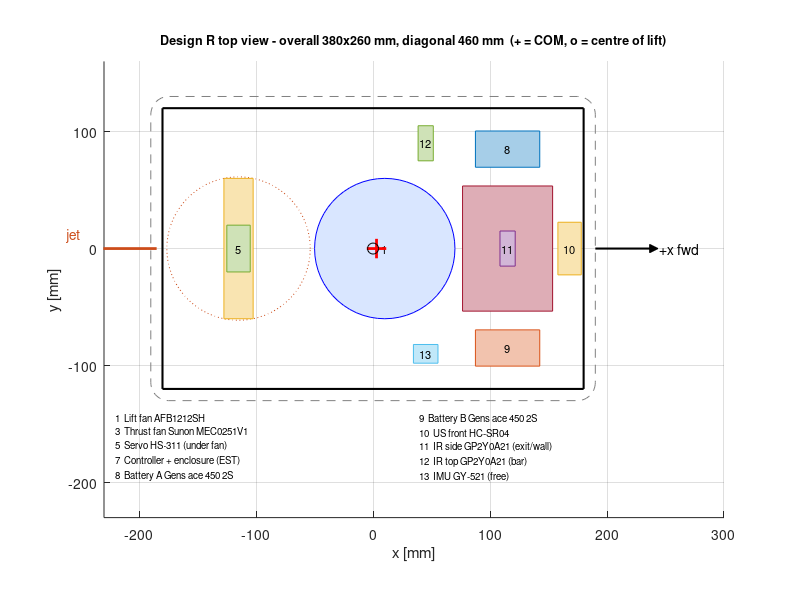
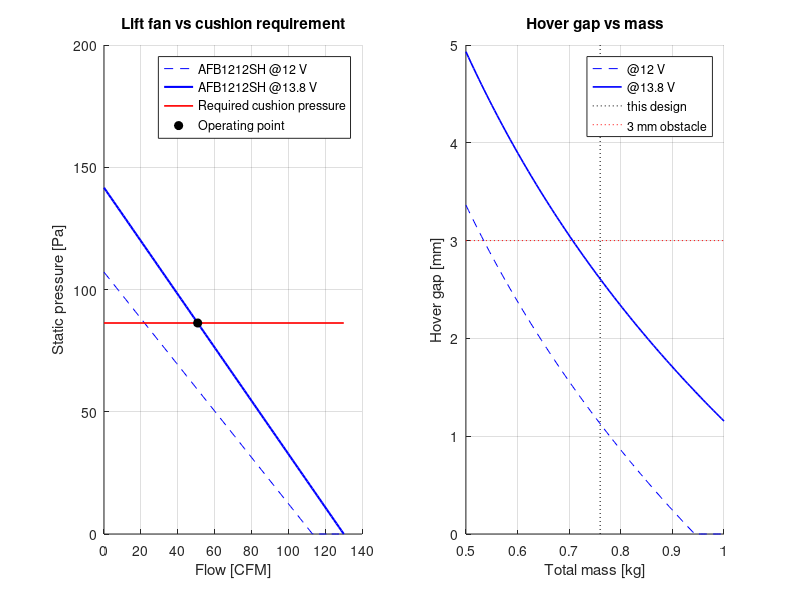
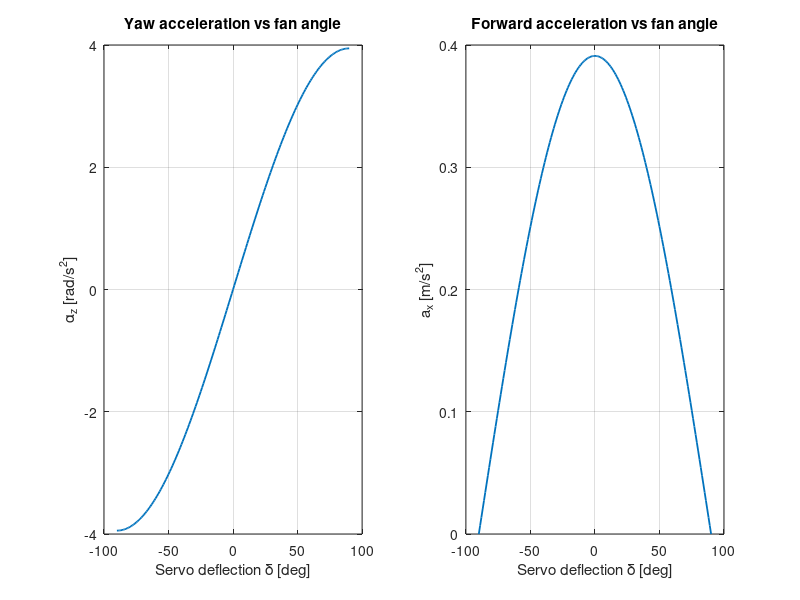
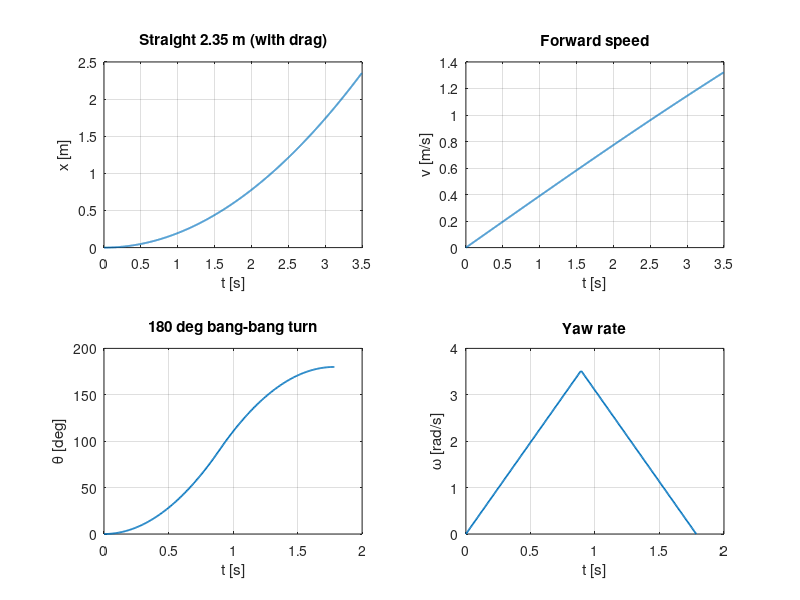

Write MATLAB code to recreate these figures, in order.
%% =====================================================================
%  ENGR 290 - Autonomous Hovercraft : "Design R" (rectangular, single
%  lift fan + single rear vectored thrust fan)
%  Analytical model for the PDR
%
%  Sections
%    0  User options
%    1  Physical constants + fan database (datasheet values)
%    2  Geometry (deck, skirt, track)
%    3  Component list (mass + position)  -> top-view layout
%    4  Mass properties : total mass, centre of mass, yaw inertia Izz
%    5  Geometric compliance checks (48 cm rule, fan sweep, turn room)
%    6  Lift : cushion pressure, fan operating point, hover gap
%    7  Thrust : momentum theory, thrust vectoring, yaw authority,
%       lift-fan reaction torque and required trim angle
%    8  Linear dynamics : 2.35 m straight with aero drag, braking
%    9  Yaw dynamics : bang-bang 90 deg and 180 deg turns
%   10  Servo torque check
%   11  Power budget, current, run time
%   12  Course-time estimate and competition score for sensor options
%   13  Size trade study (why 360 x 240 mm)
%   14  Figures
%
%  Coordinate system (all layout numbers in mm):
%    origin = geometric centre of the deck, +x = forward (nose),
%    +y = left side,  z = up.  Yaw is about z.
%
%  Works in MATLAB R2016b+ and GNU Octave 6+ (no toolboxes needed).
%  Every number marked (EST) is an estimate - replace it with a value you
%  measure (kitchen scale, ruler, tachometer) as soon as you can.
% =====================================================================
clear; close all; clc;

%% 0. USER OPTIONS ------------------------------------------------------
thrustFanChoice = 'MEC';   % 'MEC' = Sunon MEC0251V1 (recommended, light)
                           % 'CFM' = CUI CFM-A238V-131-480 (more thrust, heavier)
V_lift   = 13.8;           % [V] effective (PWM-averaged) lift-fan voltage
V_thrust = 12.0;           % [V] effective thrust-fan voltage
bonusMode = 'multiply';    % 'multiply' -> x1.15*1.25 ; 'add' -> x1.40
nLanes    = 3;             % straight segments (rules text says 3, but
                           % mentions a 4th - confirm with the instructor)

%% 1. CONSTANTS + FAN DATABASE -----------------------------------------
g    = 9.81;               % [m/s^2]
rho  = 1.204;              % [kg/m^3] air at 20 C
CFM2SI = 4.719474e-4;      % 1 CFM = 4.719e-4 m^3/s
inH2O  = 249.09;           % 1 inch H2O = 249.09 Pa
okTxt  = {'FAIL','OK'};
tf     = @(c) okTxt{double(logical(c))+1};   % prints OK / FAIL in checks

% Datasheet values at 12 V (DigiKey / manufacturer datasheets)
fan.AFB = struct('name','Delta AFB1212SH',  'Q',113.1,'p',107.1,'P',6.36,'I',0.530,'m',198,'rpm',3400,'depth',25.4);
fan.MEC = struct('name','Sunon MEC0251V1',  'Q',108.2,'p',0.28*inH2O,'P',5.5,'I',0.455,'m',162,'rpm',3100,'depth',25.0);
fan.CFM = struct('name','CUI CFM-A238V-131','Q',138.0,'p',0.36*inH2O,'P',11.5,'I',0.958,'m',218,'rpm',3100,'depth',38.0);

liftFan   = fan.AFB;               % highest static pressure -> lift
thrustFan = fan.(thrustFanChoice); % highest flow per gram   -> thrust

% Fan affinity laws (speed ~ voltage): Q ~ V, p ~ V^2, P ~ V^3
scaleFan = @(f,V) struct('Q',f.Q*(V/12),'p',f.p*(V/12)^2,'P',f.P*(V/12)^3, ...
                         'rpm',f.rpm*(V/12),'I',f.I*(V/12)^2);
liftOp   = scaleFan(liftFan,  V_lift);
thrustOp = scaleFan(thrustFan,V_thrust);

%% 2. GEOMETRY ---------------------------------------------------------
L_deck   = 360;  W_deck = 240;     % [mm] foam deck (aspect 1.5 : 1)
t_deck   = 20;                     % [mm] foam thickness (EST - your sheet)
rho_foam = 33;                     % [kg/m^3] XPS/EPS board (EST - weigh it)
skirtOut = 10;                     % [mm] bag-skirt bulge beyond deck edge
L_all = L_deck + 2*skirtOut;  W_all = W_deck + 2*skirtOut;   % overall
laneW = [500 550];                 % [mm] track width range
laneL = 2350;                      % [mm] straight segment length
wallH = 150;                       % [mm] wall height

% Thrust-fan pivot (servo axis) - far enough forward that the fan's
% swept circle stays inside the deck outline
x_pivot  = -115;  y_pivot = 0;     % [mm]
x_lift   =   10;  y_lift  = 0;     % [mm] lift-fan centre (fan in a deck hole)

%% 3. COMPONENT LIST ---------------------------------------------------
% {name, mass[g], x[mm], y[mm], size_x[mm], size_y[mm], shape, counts toward Nc?}
% shape: 'rect' / 'circ' drawn & given own inertia, 'plate' deck,
%        'hole' (negative mass), 'frame' skirt, 'pt' point mass (not drawn)
m_deckFull = rho_foam*(L_deck*W_deck*t_deck)*1e-9*1e3;       % [g]
m_hole     = rho_foam*(pi*60^2*t_deck)*1e-9*1e3;              % [g] 120 mm hole
C = {
 'Lift fan AFB1212SH',            liftFan.m,   x_lift,  y_lift, 120, 120, 'circ', 1
 'Lift-fan safety net',           8,           x_lift,  y_lift,   0,   0, 'pt',   0
 ['Thrust fan ' thrustFan.name],  thrustFan.m, x_pivot, y_pivot, thrustFan.depth, 120, 'rect', 1
 'Thrust-fan safety net',         8,           x_pivot, y_pivot,  0,   0, 'pt',   0
 'Servo HS-311 (under fan)',      43,          x_pivot, y_pivot, 20,  40, 'rect', 1
 'Fan-servo bracket',             12,          x_pivot, y_pivot,  0,   0, 'pt',   0
 'Controller + enclosure (EST)',  150,         115,      0,      77, 107, 'rect', 0
 'Battery A Gens ace 450 2S',     28,          115,     85,      55,  31, 'rect', 0
 'Battery B Gens ace 450 2S',     28,          115,    -85,      55,  31, 'rect', 0
 'US front HC-SR04',              8.5,         168,      0,      20,  45, 'rect', 1
 'IR side GP2Y0A21 (exit/wall)',  5,           115,      0,      13,  30, 'rect', 1
 'IR top GP2Y0A21 (bar)',         5,           45,      90,      13,  30, 'rect', 1
 'IMU GY-521 (free)',             5,           45,     -90,      21,  16, 'rect', 0
 'Foam deck',                     m_deckFull,  0,        0,  L_deck, W_deck, 'plate', 0
 'Lift-fan hole',                -m_hole,      x_lift,  y_lift, 120, 120, 'hole', 0
 'Bag skirt (PE film)',           20,          0,        0,   L_all,  W_all, 'frame', 0
 'Wiring, glue, tape, misc (EST)',30,          0,        0,       0,   0, 'pt',   0
};
nC   = size(C,1);
name = C(:,1);  m_g = cell2mat(C(:,2));
x_mm = cell2mat(C(:,3));  y_mm = cell2mat(C(:,4));
sx   = cell2mat(C(:,5));  sy   = cell2mat(C(:,6));
shp  = C(:,7);            isNc = cell2mat(C(:,8));

%% 4. MASS PROPERTIES --------------------------------------------------
m  = m_g/1000;  x = x_mm/1000;  y = y_mm/1000;  a = sx/1000;  b = sy/1000;
M  = sum(m);
xC = sum(m.*x)/M;   yC = sum(m.*y)/M;           % centre of mass [m]

Iself = zeros(nC,1);                             % each part about its own centroid
for k = 1:nC
  switch shp{k}
    case {'rect','plate'}, Iself(k) = m(k)*(a(k)^2 + b(k)^2)/12;
    case {'circ','hole'},  Iself(k) = m(k)*(a(k)/2)^2/2;
    case 'frame'           % thin rectangular ring of sides a x b
      Iself(k) = m(k)/(a(k)+b(k))*((a(k)^3+b(k)^3)/12 + a(k)*b(k)*(a(k)+b(k))/4);
    otherwise,             Iself(k) = 0;
  end
end
Izz = sum(Iself + m.*((x-xC).^2 + (y-yC).^2));   % parallel-axis theorem

% Lift acts at the centroid of the cushion area (= deck centre, 0,0),
% NOT at the lift-fan location: the plenum spreads the pressure.
e_CP = hypot(xC-0, yC-0);                        % COM <-> centre of pressure

fprintf('================ DESIGN R : MASS PROPERTIES ================\n');
fprintf('%-34s %8s %8s %8s\n','Component','m [g]','x [mm]','y [mm]');
for k = 1:nC, fprintf('%-34s %8.1f %8.1f %8.1f\n',name{k},m_g(k),x_mm(k),y_mm(k)); end
fprintf('Total mass               M   = %.3f kg\n',M);
fprintf('Centre of mass           COM = (%.1f, %.1f) mm\n',xC*1e3,yC*1e3);
fprintf('COM to centre of pressure e  = %.1f mm  (target < 10 mm)\n',e_CP*1e3);
fprintf('Yaw inertia about COM    Izz = %.5f kg m^2\n',Izz);
fprintf('Counted components       Nc  = %d (IMU not counted)\n',sum(isNc));

%% 5. GEOMETRIC CHECKS -------------------------------------------------
diagAll   = hypot(L_all,W_all);                  % largest horizontal dim.
r_sweep   = hypot(thrustFan.depth/2,60);          % fan corner radius about pivot
rearClear = (x_pivot - r_sweep) + L_deck/2;       % >0 -> fan stays on the deck
liftGap   = (x_lift-60) - (x_pivot + r_sweep);    % plan-view gap fan sweep / lift inlet
spinClear = (laneW(1) - diagAll)/2;               % room per side to spin in a 50 cm lane
fprintf('\n================ GEOMETRY CHECKS ================\n');
fprintf('Overall %d x %d mm, diagonal %.1f mm  (limit 480) -> %s\n',L_all,W_all,diagAll,tf(diagAll<=480));
fprintf('Thrust fan swept radius %.1f mm, rear clearance %.1f mm -> %s\n',r_sweep,rearClear,tf(rearClear>=0));
fprintf('Gap between fan sweep and lift-fan inlet: %.1f mm\n',liftGap);
fprintf('Clearance per side when spinning in a 50 cm lane: %.1f mm\n',spinClear);
fprintf('Side IR reading range: %.0f mm (touching) .. %.0f mm  (sensor valid 100..800)\n', ...
        W_all/2, laneW(2)-W_all/2);

%% 6. LIFT -------------------------------------------------------------
A_c   = (L_deck*W_deck)*1e-6;          % [m^2] cushion area (conservative: deck only)
Per   = 2*(L_all+W_all)*1e-3;          % [m] skirt perimeter (air escapes here)
Cd    = 0.6;                           % discharge coefficient of the skirt gap
p_c   = M*g/A_c;                       % [Pa] required cushion pressure
% Fan curve, linear approximation p = pmax(1 - Q/Qmax)  (conservative)
Qop   = @(op,p) max(op.Q*CFM2SI*(1 - p/op.p),0);   % [m^3/s] flow at pressure p
v_esc = sqrt(2*p_c/rho);                            % escape velocity under skirt
h_gap = @(op) Qop(op,p_c)/(Cd*Per*v_esc);           % [m] hover gap
lift12 = scaleFan(liftFan,12);
fprintf('\n================ LIFT ================\n');
fprintf('Cushion area %.4f m^2, required cushion pressure p_c = %.1f Pa\n',A_c,p_c);
fprintf('Lift fan @12.0 V: p_max = %.1f Pa (p_c/p_max = %.0f%%), Q = %.1f CFM, gap = %.2f mm\n', ...
        lift12.p,100*p_c/lift12.p,Qop(lift12,p_c)/CFM2SI,1e3*h_gap(lift12));
fprintf('Lift fan @%.1f V: p_max = %.1f Pa (p_c/p_max = %.0f%%), Q = %.1f CFM, gap = %.2f mm\n', ...
        V_lift,liftOp.p,100*p_c/liftOp.p,Qop(liftOp,p_c)/CFM2SI,1e3*h_gap(liftOp));
M_max = 0.75*liftOp.p*A_c/g;   % keep p_c below ~75% of p_max
fprintf('Mass budget to keep p_c < 75%% of p_max at %.1f V: %.3f kg\n',V_lift,M_max);

%% 7. THRUST + VECTORING ----------------------------------------------
d_tip = 0.116;  d_hub = 0.045;        % [m] blade tip / hub diameters (EST, measure)
A_ann = pi/4*(d_tip^2 - d_hub^2);     % [m^2] annulus that actually moves air
k_th  = 0.85;                         % jet non-uniformity / installation losses
Q_t   = thrustOp.Q*CFM2SI;            % [m^3/s] free-air flow
v_jet = Q_t/A_ann;                    % [m/s]
F     = k_th*rho*Q_t*v_jet;           % [N]  momentum theory  F = mdot * v
r_arm = hypot(x_pivot/1000 - xC, y_pivot/1000 - yC);   % [m] pivot -> COM
delta = linspace(-90,90,181);         % [deg] servo deflection (0 = straight back)
Fx    = F*cosd(delta);                % forward thrust
tauZ  = F*sind(delta)*r_arm;          % yaw torque
alphaZ= tauZ/Izz;                     % yaw acceleration
% Lift-fan reaction torque (motor torque on the air reacts on the hull)
eta_m   = 0.5;                                      % motor efficiency (EST)
omega_l = liftOp.rpm*2*pi/60;
tau_lf  = eta_m*liftOp.P/omega_l;                   % [N m] upper bound
delta_trim = asind(min(tau_lf/(F*r_arm),1));
fprintf('\n================ THRUST ================\n');
fprintf('Thrust fan: %s @ %.1f V, Q = %.1f CFM, jet %.2f m/s\n',thrustFan.name,V_thrust,thrustOp.Q,v_jet);
fprintf('Static thrust F = %.3f N (= %.1f gf)  -> MEASURE on a scale\n',F,F/g*1000);
fprintf('Thrust-to-weight = %.3f\n',F/(M*g));
fprintf('Lever arm pivot->COM r = %.1f mm, max yaw torque = %.4f N m\n',r_arm*1e3,F*r_arm);
fprintf('Max yaw acceleration (delta = 90 deg) = %.2f rad/s^2\n',F*r_arm/Izz);
fprintf('Lift-fan reaction torque (upper bound) = %.4f N m -> trim angle %.1f deg\n',tau_lf,delta_trim);

%% 8. LINEAR DYNAMICS --------------------------------------------------
CdA   = 1.05*(W_all*1e-3*0.10);        % frontal area ~ width x 10 cm, box Cd ~1.05
mu_k  = 0.35;                          % skirt-on-floor friction when lift is cut (EST)
dt = 1e-3;  t = 0;  v = 0;  s = 0;  T = 0;  V = 0;  S = 0;
while s < laneL/1000 && t < 30
  aNow = (F - 0.5*rho*CdA*v^2)/M;      % frictionless cushion + aero drag
  v = v + aNow*dt;  s = s + v*dt;  t = t + dt;
  T(end+1) = t;  V(end+1) = v;  S(end+1) = s; %#ok<AGROW>
end
t_235_drag = t;   v_235 = v;
a0 = F/M;  t_235_ideal = sqrt(2*laneL/1000/a0);
t_decay = 0.3;                         % s for the cushion to collapse after lift off
d_brake = @(v) v*t_decay + v.^2/(2*mu_k*g);
fprintf('\n================ LINEAR DYNAMICS ================\n');
fprintf('a0 = F/M = %.3f m/s^2\n',a0);
fprintf('2.35 m from rest: %.2f s ideal, %.2f s with drag, exit speed %.2f m/s\n',t_235_ideal,t_235_drag,v_235);
fprintf('Braking by cutting lift from %.2f m/s: %.2f m   | from 0.5 m/s: %.3f m\n',v_235,d_brake(v_235),d_brake(0.5));

%% 9. YAW DYNAMICS (bang-bang: accelerate half, counter-steer half) ----
alphaMax = F*r_arm/Izz;
t_turn = @(th) 2*sqrt(th/alphaMax);          % th in rad, starts & ends at rest
t90 = t_turn(pi/2);  t180 = t_turn(pi);
tt  = linspace(0,t180,300);
thB = zeros(size(tt));  wB = zeros(size(tt));
for k = 1:numel(tt)
  if tt(k) <= t180/2
    wB(k) = alphaMax*tt(k);           thB(k) = 0.5*alphaMax*tt(k)^2;
  else
    tr = tt(k)-t180/2;  w1 = alphaMax*t180/2;
    wB(k) = w1 - alphaMax*tr;         thB(k) = pi/2 + w1*tr - 0.5*alphaMax*tr^2;
  end
end
fprintf('\n================ YAW DYNAMICS ================\n');
fprintf('90 deg turn (rest to rest): %.2f s   | 180 deg: %.2f s\n',t90,t180);
fprintf('Peak yaw rate in a 180 deg turn: %.1f rad/s  (IMU gyro +-250 deg/s = %.1f rad/s)\n', ...
        max(wB),250*pi/180);

%% 10. SERVO CHECK -----------------------------------------------------
m_rot  = (thrustFan.m + 8 + 12)/1000;               % fan + net + bracket on the horn
I_fan  = m_rot*((0.120)^2 + (thrustFan.depth/1000)^2)/12;  % about vertical axis
w_srv  = (60*pi/180)/0.19;                           % HS-311: 0.19 s/60 deg @4.8 V
a_srv  = w_srv/0.05;                                 % reach full speed in 50 ms
tau_srv_need = I_fan*a_srv;
I_rotor = 0.5*0.040*0.05^2;                          % rotor ~40 g, r ~ 50 mm (EST)
tau_gyro = I_rotor*(thrustOp.rpm*2*pi/60)*w_srv;     % on bearings / servo spline
tau_srv_stall = 3.0*0.0981;                          % 3.0 kg cm @ 4.8 V
fprintf('\n================ SERVO HS-311 ================\n');
fprintf('Yaw inertia of fan assembly about servo axis: %.2e kg m^2\n',I_fan);
fprintf('Torque needed: %.3f N m vs stall %.3f N m  -> margin x%.0f\n', ...
        tau_srv_need,tau_srv_stall,tau_srv_stall/tau_srv_need);
fprintf('Gyroscopic side moment while slewing: %.3f N m (bearing load, not servo torque)\n',tau_gyro);

%% 11. POWER BUDGET -------------------------------------------------------
V_batt = 14.8;  C_Ah = 0.450;        % two 2S 450 mAh packs IN SERIES (4S equivalent)
P_lift = liftOp.P;  P_thr = thrustOp.P;
I5 = 0.25 + 0.040 + 0.015 + 2*0.030 + 0.004;   % servo avg + Nano + US + 2 IR + IMU [A]
P_5V = I5*V_batt;                    % worst case: linear 5 V regulator
P_tot = P_lift + P_thr + P_5V;
I_tot = P_tot/V_batt;
E_use = 0.8*V_batt*C_Ah;             % use 80 % of capacity (never over-discharge)
fprintf('\n================ POWER ================\n');
fprintf('Lift %.2f W + thrust %.2f W + 5 V rail %.2f W = %.2f W\n',P_lift,P_thr,P_5V,P_tot);
fprintf('Battery current %.2f A = %.1f C (pack limit 30 C = %.1f A)\n',I_tot,I_tot/C_Ah,30*C_Ah);
fprintf('Run time at 80%% DoD: %.1f min\n',60*E_use/P_tot);
fprintf('Lift-fan PWM duty for %.1f V: %.0f%% (full 16.8 V) .. %.0f%% (nominal 14.8 V)\n', ...
        V_lift,100*V_lift/16.8,100*min(V_lift/14.8,1));

%% 12. COURSE TIME + SCORE -------------------------------------------
v_c     = 0.8;               % [m/s] cruise speed the controller holds (tuning knob)
k_ctrl  = 1.3;               % real-world overhead (corrections, settling) EST
t_spin  = 0.4;               % lift-fan spin-up after a lift-cut stop [s]
t_dwell = 2.0;               % time held under the bar [s]
D_lane  = (laneL - mean(laneW))/1000;       % straight run before the turn zone
t1 = v_c/a0;  d1 = v_c^2/(2*a0);  d3 = d_brake(v_c);
t_lane = t1 + max(D_lane-d1-d3,0)/v_c + t_decay + v_c/(mu_k*g);
t_shift = 2*sqrt((mean(laneW)/1000)/a0);    % bang-bang lateral move one lane
t_U   = t_spin + 2*t90 + t_shift;
t_bar = t_dwell + t_spin;
t_exit = t90 + 2*sqrt(0.40/a0);
t_bump = 0.6;                                % per wall contact if no front sensor
t_base = k_ctrl*(nLanes*t_lane + (nLanes-1)*t_U);
d_full = nLanes*laneL/1000;
if strcmp(bonusMode,'multiply'), bBoth = 1.15*1.25; else, bBoth = 1.40; end
cfg = { % label, Nc, bonus, extra time, does it take the exit?
 'A: US front only',                4, 1.00, 0,                    0
 'B: US + IR top (bar)',            5, 1.15, t_bar,                0
 'C: US + IR side (exit)',          5, 1.25, t_exit,               1
 'D: US + IR top + IR side (build)',6, bBoth, t_bar+t_exit,        1
 'E: IMU bump-turn + 2 IR (lean)',  5, bBoth, t_bar+t_exit+nLanes*t_bump, 1
};
nCfg = size(cfg,1);  score = zeros(nCfg,2);  tC = zeros(nCfg,1);
fprintf('\n================ COURSE TIME + SCORE ================\n');
fprintf('Per lane %.2f s, per U-turn %.2f s, base course %.1f s (overhead x%.1f)\n',t_lane,t_U,t_base,k_ctrl);
fprintf('%-34s %3s %6s %7s %10s %10s\n','Configuration','Nc','bonus','t [s]','score S1','score S2');
for k = 1:nCfg
  tC(k) = t_base + cfg{k,4};
  score(k,1) = d_full/(cfg{k,2}*tC(k))*cfg{k,3};              % S1: finish without exit OK
  if cfg{k,5}, tS2 = tC(k); else, tS2 = 120; end               % S2: exit = finish line
  score(k,2) = d_full/(cfg{k,2}*tS2)*cfg{k,3};
  fprintf('%-34s %3d %6.3f %7.1f %10.4f %10.4f\n',cfg{k,1},cfg{k,2},cfg{k,3},tC(k),score(k,1),score(k,2));
end
fprintf('S1 = finishing at the end wall counts as complete; S2 = only exiting counts (else t = 120 s)\n');

%% 13. SIZE TRADE STUDY ------------------------------------------------
Ls  = 260:5:420;  Ws = Ls/1.5;
m_fixed = M - (m_deckFull - m_hole + 20)/1000;           % everything but foam + skirt
gapS = zeros(size(Ls));  diagS = gapS;  pS = gapS;
for k = 1:numel(Ls)
  mF = rho_foam*Ls(k)*Ws(k)*t_deck*1e-6 - m_hole;          % [g]
  mS = 20*(Ls(k)+Ws(k))/(L_deck+W_deck);                    % skirt scales with perimeter
  Mk = m_fixed + (mF+mS)/1000;
  Ak = Ls(k)*Ws(k)*1e-6;  pk = Mk*g/Ak;  pS(k) = pk/liftOp.p;
  Pk = 2*(Ls(k)+Ws(k)+4*skirtOut)*1e-3;
  gapS(k)  = 1e3*Qop(liftOp,pk)/(Cd*Pk*sqrt(2*pk/rho));
  diagS(k) = hypot(Ls(k)+2*skirtOut,Ws(k)+2*skirtOut);
end

%% 14. FIGURES ---------------------------------------------------------
% --- Fig 1 : top-view layout ---
figure('Name','Fig 1 - Top view layout','Color','w'); hold on; axis equal;
rectangle('Position',[-L_all/2 -W_all/2 L_all W_all],'Curvature',[0.08 0.12], ...
          'LineStyle','--','EdgeColor',[0.5 0.5 0.5]);
rectangle('Position',[-L_deck/2 -W_deck/2 L_deck W_deck],'EdgeColor','k','LineWidth',1.5);
th = linspace(0,2*pi,100);
plot(x_pivot + r_sweep*cos(th), y_pivot + r_sweep*sin(th),':','Color',[0.8 0.3 0.1]);
cols = lines(nC);
for k = 1:nC
  switch shp{k}
    case 'rect'
      rectangle('Position',[x_mm(k)-sx(k)/2, y_mm(k)-sy(k)/2, sx(k), sy(k)], ...
                'FaceColor',cols(k,:)*0.35+0.65,'EdgeColor',cols(k,:));
      text(x_mm(k),y_mm(k),sprintf('%d',k),'HorizontalAlignment','center','FontSize',8);
    case 'circ'
      rectangle('Position',[x_mm(k)-sx(k)/2, y_mm(k)-sy(k)/2, sx(k), sy(k)], ...
                'Curvature',[1 1],'FaceColor',[0.85 0.9 1],'EdgeColor','b');
      text(x_mm(k),y_mm(k),sprintf('%d',k),'HorizontalAlignment','center','FontSize',8);
  end
end
plot(xC*1e3,yC*1e3,'r+','MarkerSize',14,'LineWidth',2);
plot(0,0,'ko','MarkerSize',8);
plot([x_pivot-70 x_pivot-130],[0 0],'-','Color',[0.8 0.3 0.1],'LineWidth',2);  % jet
text(x_pivot-135,12,'jet','Color',[0.8 0.3 0.1],'HorizontalAlignment','right');
plot([190 240],[0 0],'k-','LineWidth',1.5); plot(240,0,'k>','MarkerFaceColor','k');
text(245,0,'+x fwd');
lbl = {};
for k = 1:nC, if any(strcmp(shp{k},{'rect','circ'})), lbl{end+1} = sprintf('%d  %s',k,name{k}); end, end %#ok<AGROW>
h1 = ceil(numel(lbl)/2);
text(-220,-140,strjoin(lbl(1:h1),char(10)),'FontSize',7,'VerticalAlignment','top');
text(  40,-140,strjoin(lbl(h1+1:end),char(10)),'FontSize',7,'VerticalAlignment','top');
title(sprintf('Design R top view - overall %dx%d mm, diagonal %.0f mm  (+ = COM, o = centre of lift)', ...
      L_all,W_all,diagAll),'FontSize',9);
xlabel('x [mm]'); ylabel('y [mm]'); xlim([-230 300]); ylim([-230 160]); grid on;

% --- Fig 2 : lift fan operating point ---
figure('Name','Fig 2 - Lift','Color','w');
subplot(1,2,1); hold on; grid on;
Qv = linspace(0,liftOp.Q,100);
plot(Qv, max(lift12.p*(1-Qv/lift12.Q),0),'b--');
plot(Qv, liftOp.p*(1-Qv/liftOp.Q),'b-','LineWidth',1.5);
plot([0 liftOp.Q],[p_c p_c],'r-','LineWidth',1.2);
plot(Qop(liftOp,p_c)/CFM2SI,p_c,'ko','MarkerFaceColor','k');
legend('AFB1212SH @12 V',sprintf('AFB1212SH @%.1f V',V_lift),'Required cushion pressure','Operating point');
xlabel('Flow [CFM]'); ylabel('Static pressure [Pa]'); title('Lift fan vs cushion requirement');
subplot(1,2,2); hold on; grid on;
Mv = linspace(0.5,1.0,100);
gv12 = zeros(size(Mv)); gvO = gv12;
for k = 1:numel(Mv)
  pk = Mv(k)*g/A_c; ve = sqrt(2*pk/rho);
  gv12(k) = 1e3*Qop(lift12,pk)/(Cd*Per*ve);  gvO(k) = 1e3*Qop(liftOp,pk)/(Cd*Per*ve);
end
plot(Mv,gv12,'b--',Mv,gvO,'b-','LineWidth',1.2);
plot([M M],[0 5],'k:'); plot([0.5 1],[3 3],'r:');
legend('@12 V',sprintf('@%.1f V',V_lift),'this design','3 mm obstacle');
xlabel('Total mass [kg]'); ylabel('Hover gap [mm]'); title('Hover gap vs mass'); ylim([0 5]); xlim([0.5 1]);

% --- Fig 3 : thrust vectoring ---
figure('Name','Fig 3 - Thrust vectoring','Color','w');
subplot(1,2,1); plot(delta,alphaZ,'LineWidth',1.3); grid on;
xlabel('Servo deflection \delta [deg]'); ylabel('\alpha_z [rad/s^2]'); title('Yaw acceleration vs fan angle');
subplot(1,2,2); plot(delta,Fx/M,'LineWidth',1.3); grid on;
xlabel('Servo deflection \delta [deg]'); ylabel('a_x [m/s^2]'); title('Forward acceleration vs fan angle');

% --- Fig 4 : time responses ---
figure('Name','Fig 4 - Time responses','Color','w');
subplot(2,2,1); plot(T,S,'LineWidth',1.3); grid on; xlabel('t [s]'); ylabel('x [m]'); title('Straight 2.35 m (with drag)');
subplot(2,2,2); plot(T,V,'LineWidth',1.3); grid on; xlabel('t [s]'); ylabel('v [m/s]'); title('Forward speed');
subplot(2,2,3); plot(tt,thB*180/pi,'LineWidth',1.3); grid on; xlabel('t [s]'); ylabel('\theta [deg]'); title('180 deg bang-bang turn');
subplot(2,2,4); plot(tt,wB,'LineWidth',1.3); grid on; xlabel('t [s]'); ylabel('\omega [rad/s]'); title('Yaw rate');

% --- Fig 5 : size trade ---
figure('Name','Fig 5 - Size trade','Color','w');
subplot(1,2,1); plot(Ls,gapS,'LineWidth',1.3); hold on; grid on;
plot([L_deck L_deck],[0 max(gapS)],'k:'); xlabel('Deck length L [mm] (W = L/1.5)'); ylabel('Hover gap [mm]');
title(sprintf('Hover gap @%.1f V',V_lift));
subplot(1,2,2); plot(Ls,diagS,'LineWidth',1.3); hold on; grid on;
plot(Ls,480*ones(size(Ls)),'r--',Ls,500*ones(size(Ls)),'m--',[L_deck L_deck],[350 520],'k:');
legend('Overall diagonal','48 cm rule','50 cm lane','this design','Location','northwest');
xlabel('Deck length L [mm]'); ylabel('[mm]'); title('Diagonal vs limits');

% --- Fig 6 : score comparison ---
figure('Name','Fig 6 - Score','Color','w');
bar(score); grid on;
set(gca,'XTickLabel',{'A','B','C','D','E'});
legend('S1: end wall = finish','S2: exit = finish','Location','northwest');
ylabel('Score d/(N_c t) x bonus'); title('Sensor configuration vs competition score');
